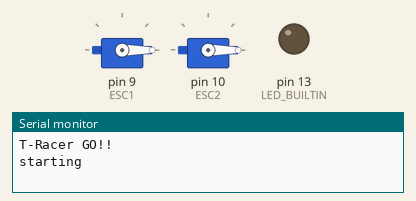
Bench run of a sketch on a simulated Arduino Uno, built with avr-gcc and run on an emulated ATmega328P. Shown: 2 × servo, output pins drawn as LEDs (lit = HIGH), the last lines printed to the serial monitor.

Above: at 0.1 s.
At 19.1 s:
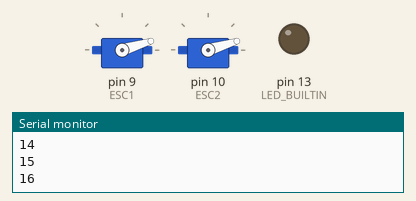
At 39.1 s:
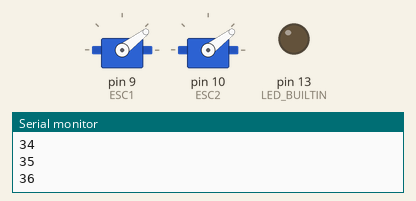
Timing chart, 0 to 40.0 s (numbered marks = the images above):
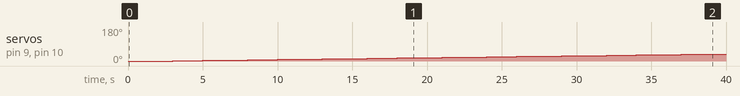

Measured:
- by itself, servo on pin 9 (ESC1), servo on pin 10 (ESC2): moves from 0° to 37° over 36.0 s

The sketch:

basic_motor_test_20190704.ino
```cpp
#include <Servo.h>
Servo ESC1;     // create servo object to control the ESC
Servo ESC2;     // create servo object to control the ESC

int potValue;  // value from the analog pin
int minSpeed = 500;
int maxSpeed = 1800;
int servoVal = 0;
int steerVal = minSpeed;
char mode = '?';
String inputString = "";         // a String to hold incoming data
bool stringComplete = false;  // whether the string is complete

void setup() {
  Serial.begin(9600);
  Serial.println("T-Racer GO!!");

  // Attach the ESC on pin 9
  ESC1.attach(9,minSpeed,maxSpeed); // (pin, min pulse width, max pulse width in microseconds)
  ESC2.attach(10,minSpeed,maxSpeed); // (pin, min pulse width, max pulse width in microseconds)

  pinMode(LED_BUILTIN, OUTPUT);

}

int pos = 1000;

int connectivity_counter = 0;

void loop() {
  Serial.println("starting");

  ESC1.write(0);
  ESC2.write(0);
  delay(2000);
  for (int i = 0; i < 2000; i++)
  {
    ESC1.write(i);
    ESC2.write(i);
    delay(1000);
    Serial.println(i);
  }
    ESC1.write(0);
    ESC2.write(0);
  Serial.println("stopping");
  delay(2000);
  // print the string when a newline arrives:

}
```
